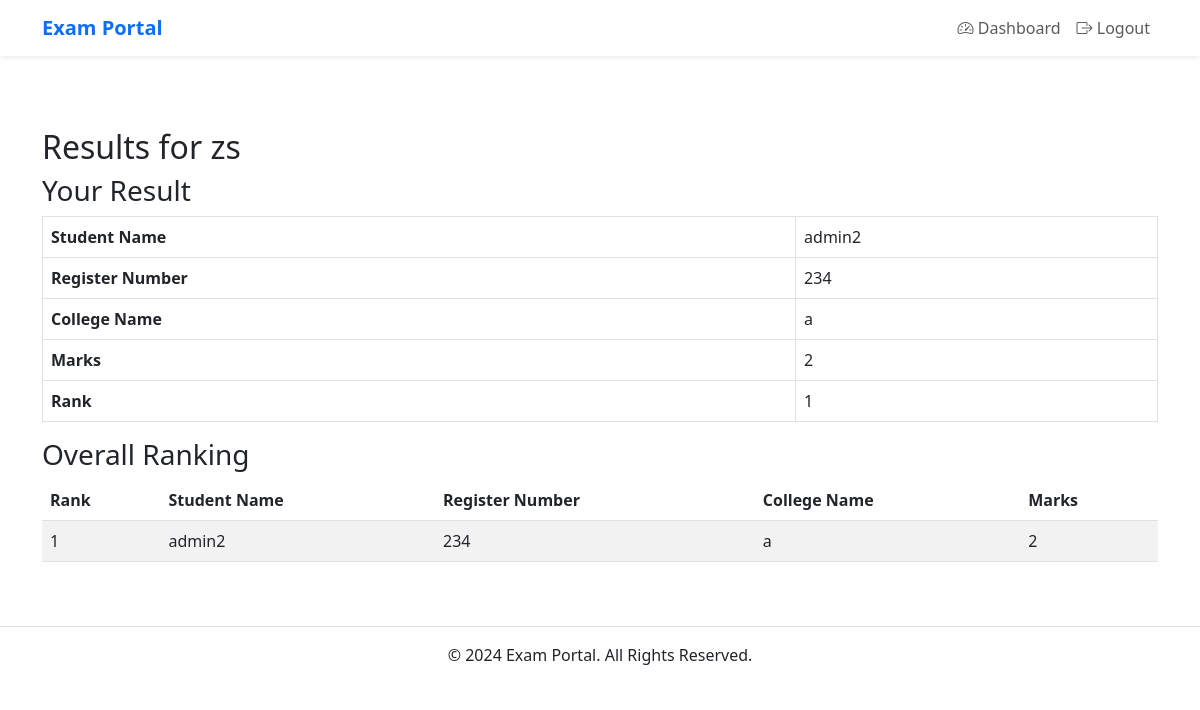
Page /view_results/6 (signed in) on the committed database.
### app.py (models this page shows)
class Exam(db.Model):
    __tablename__ = 'exams'
    id = db.Column(db.Integer, primary_key=True)
    name = db.Column(db.String(100), nullable=False)
    description = db.Column(db.Text, nullable=True)
    age_min = db.Column(db.Integer, nullable=False)
    age_max = db.Column(db.Integer, nullable=False)
    education_level = db.Column(db.String(50), nullable=False)
    eligible_colleges = db.Column(db.Text, nullable=True)
    mcqs = db.relationship('MCQ', backref='exam', lazy=True)
    start_time = db.Column(db.Time, nullable=True)  # Start time
    results_published = db.Column(db.Boolean, default=False)  # New field to track result publication
    date = db.Column(db.Date, nullable=True)  # Exam date
    time_limit = db.Column(db.Integer, nullable=True)  # Time limit in minutes

class User(db.Model):
    __tablename__ = 'users'
    id = db.Column(db.Integer, primary_key=True)
    username = db.Column(db.String(50), unique=True, nullable=False)
    password = db.Column(db.String(200), nullable=False)
    role = db.Column(db.String(10), nullable=False)  # 'admin' or 'student'

class ExamRegistration(db.Model):
    __tablename__ = 'exam_registrations'
    id = db.Column(db.Integer, primary_key=True)
    student_id = db.Column(db.Integer, db.ForeignKey('users.id'), nullable=False)
    exam_id = db.Column(db.Integer, db.ForeignKey('exams.id'), nullable=False)
    name = db.Column(db.String(100), nullable=False)
    college_name = db.Column(db.String(100), nullable=False)
    address = db.Column(db.Text, nullable=False)
    aadhaar_number = db.Column(db.String(12), nullable=False)
    age = db.Column(db.Integer, nullable=False)

class Result(db.Model):
    __tablename__ = 'results'
    id = db.Column(db.Integer, primary_key=True)
    student_id = db.Column(db.Integer, db.ForeignKey('users.id'), nullable=False)
    exam_id = db.Column(db.Integer, db.ForeignKey('exams.id'), nullable=False)
    score = db.Column(db.Integer, nullable=False)
    rank = db.Column(db.Integer, nullable=True)
    student = db.relationship('User', backref='results', lazy=True)
    exam = db.relationship('Exam', backref='results', lazy=True)

### app.py (the view)
@app.route('/view_results/<int:exam_id>')
def view_results(exam_id):
    if 'role' not in session or session['role'] != 'student':
        flash('Unauthorized access!', 'danger')
        return redirect(url_for('login'))
    exam = Exam.query.get_or_404(exam_id)
    if not exam.results_published:
        flash('Results for this exam are not yet published.', 'info')
        return redirect(url_for('student_dashboard'))
    student_id = session['user_id']
    student_result = Result.query.filter_by(student_id=student_id, exam_id=exam_id).first()
    rankings = (
        db.session.query(
            Result,
            User.username,
            ExamRegistration.aadhaar_number,
            ExamRegistration.college_name
        )
        .join(User, User.id == Result.student_id)
        .join(ExamRegistration, (ExamRegistration.student_id == Result.student_id) & (ExamRegistration.exam_id == exam_id))
        .filter(Result.exam_id == exam_id)
        .order_by(Result.score.desc())
        .all()
    )
    rank = next((idx + 1 for idx, (result, _, _, _) in enumerate(rankings) if result.student_id == student_id), None)
    return render_template(
        'view_results.html',
        exam=exam,
        student_result=student_result,
        rankings=rankings,
        rank=rank,
        enumerate=enumerate  # Pass enumerate to the template
    )

### templates/view_results.html (shortened to what this page needs)
{% extends "base.html" %}
{% block content %}
<h2>Results for {{ exam.name }}</h2>
{% if student_result %}
    <h3>Your Result</h3>
    <table class="table table-bordered">
        <tr>
            <th>Student Name</th>
            <td>{{ session['username'] }}</td>
        </tr>
        <tr>
            <th>Register Number</th>
            <td>{{ rankings[rank - 1][2] }}</td>
        </tr>
        <tr>
            <th>College Name</th>
            <td>{{ rankings[rank - 1][3] }}</td>
        </tr>
        <tr>
            <th>Marks</th>
            <td>{{ student_result.score }}</td>
        </tr>
        <tr>
            <th>Rank</th>
            <td>{{ rank }}</td>
        </tr>
    </table>
    <h3>Overall Ranking</h3>
    <table class="table table-striped">
        <thead>
            <tr>
                <th>Rank</th>
                <th>Student Name</th>
                <th>Register Number</th>
                <th>College Name</th>
                <th>Marks</th>
            </tr>
        </thead>
        <tbody>
            {% for idx, (result, username, aadhaar_number, college_name) in enumerate(rankings, start=1) %}
            <tr>
                <td>{{ idx }}</td>
                <td>{{ username }}</td>
                <td>{{ aadhaar_number }}</td>
                <td>{{ college_name }}</td>
                <td>{{ result.score }}</td>
            </tr>
            {% endfor %}
        </tbody>
    </table>
{% else %}
    <p class="text-danger">You have not completed this exam.</p>
{% endif %}
{% endblock %}

### rows in the picture
Exam: name "zs"
User: username "admin2", username "admin2"
ExamRegistration: aadhaar_number "234", aadhaar_number "234"
Result: score "2", score "2"

### other values in the picture
{{ rankings[rank - 1][3] }} "a"
{{ rank }} "1"
{{ idx }} "1"
{{ college_name }} "a"
